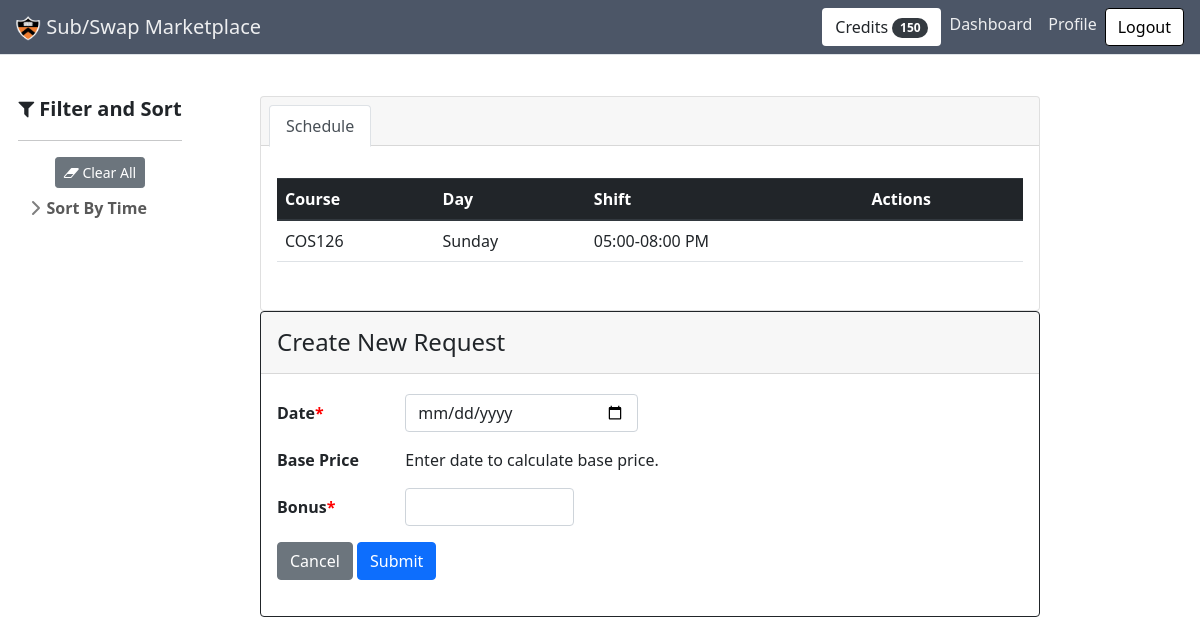
/shift/1/request (signed in), run on the app's committed database.
### subapp/models.py (models this page shows, shortened)
class Shift(db.Model):
    id = db.Column(db.Integer, primary_key=True)
    day = db.Column(db.String(10), nullable=False)
    start = db.Column(db.Time, nullable=False)
    end = db.Column(db.Time, nullable=False)
    course = db.Column(db.String(120), nullable=False)
    staff = db.relationship(
        "User", secondary=a_assigned_shifts, back_populates="schedule")
    requests = db.relationship(
        "Request", secondary=a_requested_shifts, back_populates="shift")

### subapp/requests/routes.py (the view)
@requests.route("/shift/<shiftid>/request", methods=['POST', 'GET'])
@login_required
def create_request(shiftid):
    shift = Shift.query.filter_by(id=shiftid).first()
    form = RequestForm()
    if form.validate_on_submit():
        new_request = Request(
            date_requested=form.date_requested.data,
            base_price=calc_base_price(
                shift.id, form.date_requested.data.strftime('%Y-%m-%d'))['price'],
            bonus=form.bonus.data)
        new_request.shift.append(shift)
        new_request.posted_by.append(current_user)
        db.session.add(new_request)
        current_user.balance -= new_request.get_price()
        session['credits'] = current_user.balance
        db.session.commit()
        return redirect(url_for('main.dashboard'))
    else:
        print(form.errors)
    return render_template('requests/create_request.html', form=form, shiftid=int(shiftid), shifts=current_user.schedule)

### subapp/requests/forms.py
class RequestForm(FlaskForm):
    date_requested = DateField(
        'Date Requested', format='%Y-%m-%d', validators=[DataRequired()])
    bonus = IntegerField("Bonus")
    submit = SubmitField('Submit')

### subapp/models.py (called while the page is built)
@login_manager.user_loader
def load_user(user_id):
    return User.query.get(int(user_id))

### subapp/requests/templates/requests/create_request.html (shortened to what this page needs)
{% extends "main/base.html" %}
{% import "bootstrap/wtf.html" as wtf %}
{% block content %}
<div class="container-fluid">
  <div class="row align-items-start">
    <div class="sticky sidebar_container col-md-2">
      {% with tags_by_category=tags_by_category %} {% include
      "main/sidebar.html" %} {%endwith%}
    </div>
    <div class="col-md-9">
      <section class="py-5">
        <div class="items_container container px-4 px-lg-5">
          <div class="card pb-3">
            <div class="card-header">
              <ul class="nav nav-tabs card-header-tabs" id="bologna-list" role="tablist">
                <li class="nav-item">
                  <a class="nav-link active" href="#description" role="tab" aria-controls="description"
                    aria-selected="true">Schedule</a>
                </li>
              </ul>
            </div>
            <div class="card-body">
              <div class="tab-content mt-3">
                <div class="tab-pane active" id="description" role="tabpanel">
                  <table class="table">
                    <thead class="thead-dark">
                      <tr>
                        <th scope="col">Course</th>
                        <th scope="col">Day</th>
                        <th scope="col">Shift</th>
                        <th scope="col">Actions</th>
                      </tr>
                    </thead>
                    <tbody>
                      {% for shift in shifts %}
                      <tr>
                        <td>{{shift.course}}</td>
                        <td>{{shift.day}}</td>
                        <td> {{shift.start.strftime("%I:%M")}}-{{shift.end.strftime("%I:%M %p")}}</td>
                        <td>
                        </td>
                      </tr>
                      {% endfor %}
                    </tbody>
                  </table>
                </div>
              </div>
            </div>
          </div>
          <div class="card border-dark mb-3">
            <h4 class="card-header px-3 py-3">Create New Request</h3>
            <div class="class-block pt-3">
                <fieldset class="form-group px-3 py-1 md-2">
                  <form method="POST" action="" enctype=multipart/form-data>
                    <div class="form-group row">
                      <label for="date_requested" class="col-sm-2 col-form-label"><strong>Date<span style="color:#ff0000">*</span></strong></label>
                      <div class="col-sm-4">
                        {{ form.date_requested(class="form-control", id="date_requested", type="date") }}
                      </div>
                    </div>
                    <div class="form-group row">
                      <div class="col-sm-2"><strong>Base Price</strong></div>
                      <div class="col-md-10" id="base_price">Enter date to calculate base price.</div>
                    </div>
                    <div class="form-group row">
                      <label for="bonus" class="col-sm-2 col-form-label"><strong>Bonus<span style="color:#ff0000">*</span></strong></label>
                      <div class="col-sm-3">
                        {{ form.bonus(class="form-control", id="bonus") }}
                      </div>
                    </div>
                    <div class="form-group row">
                      <div class="col-sm-5">
                        <a class="btn btn-secondary" href="{{url_for('main.profile')}}">Cancel</a>
                        {{ form.submit(class="btn btn-primary") }}
                      </div>
                    </div>
                </fieldset>
            </div>
          </div>
        </div>
      </section>
    </div>
  </div>
</div>
<link rel="stylesheet"
  href="https://cdnjs.cloudflare.com/ajax/libs/bootstrap-datepicker/1.4.1/css/bootstrap-datepicker3.css" />
{% endblock content %}

### subapp/main/static/css/sidebars.css (style rules this page uses)
body { min-height: 100vh; min-height: -webkit-fill-available; }
html { height: -webkit-fill-available; }

### data on the page
Shift: course "COS126", day "Sunday", start "05:00", end "08:00 PM"

### other printed values
{{ session['credits'] }} "150"
